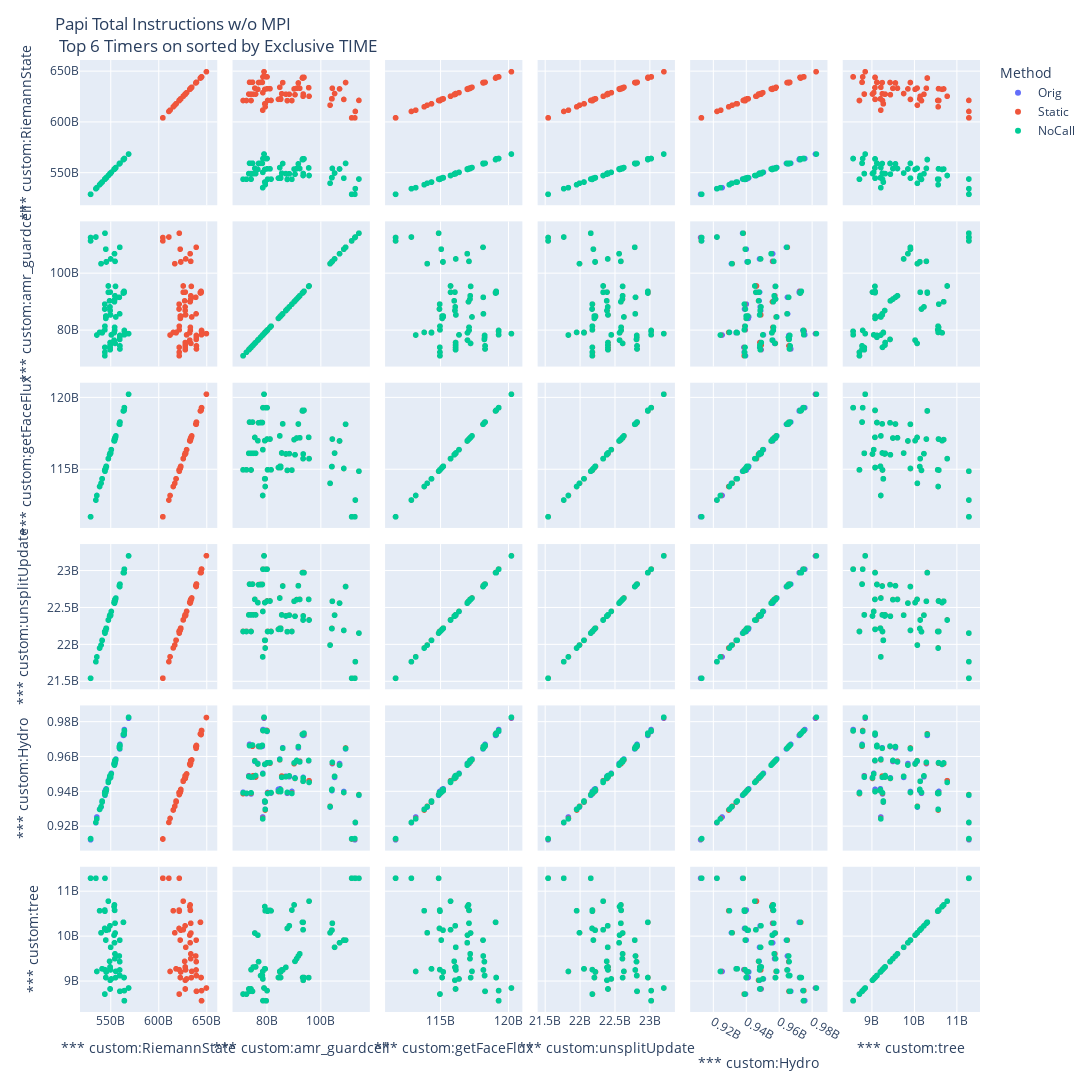

Source (notebook cell):
### Code cell
title = 'Papi Total Instructions w/o MPI <br> Top 6 Timers on sorted by Exclusive TIME'

fig = px.scatter_matrix(non_normal_ins_df, dimensions=top_timers, color='Method', hover_data=['Node'], size_max=10)
fig.update_layout(height=1500, width=1500, title=title)
fig.write_html("/home/users/MTrappett/Flash5_theta/splom_tot_ins_noMPI_non_norm.html")

fig.show()
